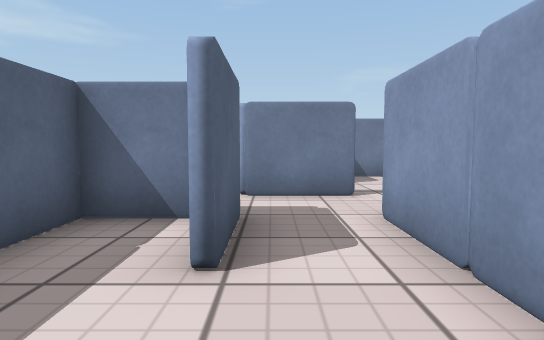
view 1 (above)

24 first-person views from a walk through a Unity game level. The camera is 0.46 m above the floor, tilts 4° down and sees 75° across. The floor is counted in squares, 0.5 m on a side. Each view is taken from the middle of a square. On the plan, view 1 faces up. The plan holds only what a view shows up to about 12 squares ahead; the rest is blank. The player character is not drawn. Surface patterns are stand-ins for the level's own textures.

view 2
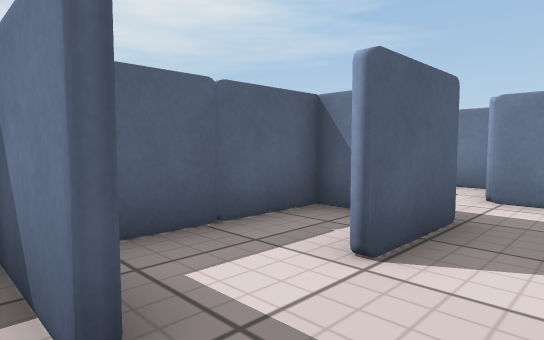

view 3
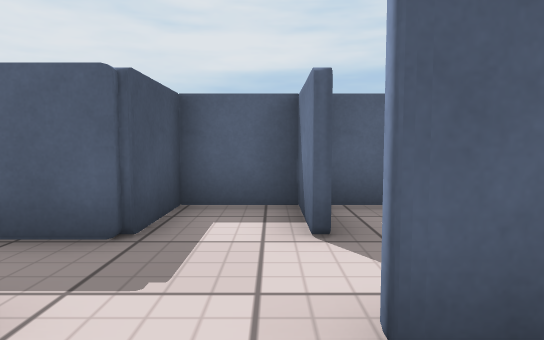

view 4
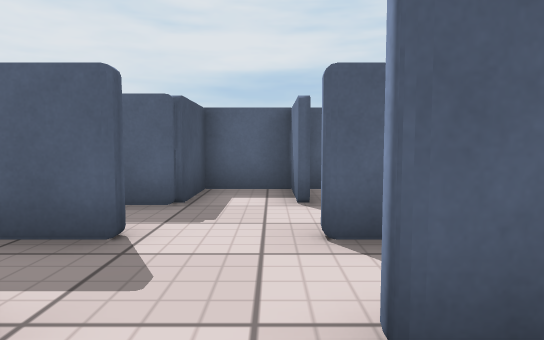

view 5
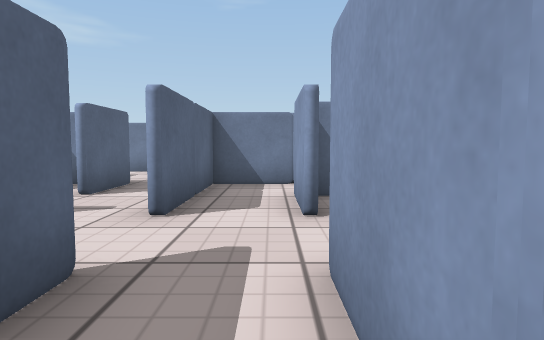

view 6
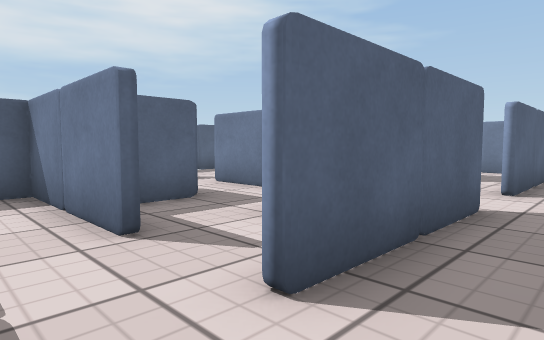

view 7
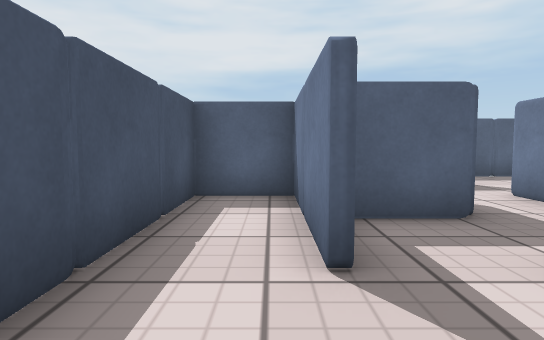

view 8
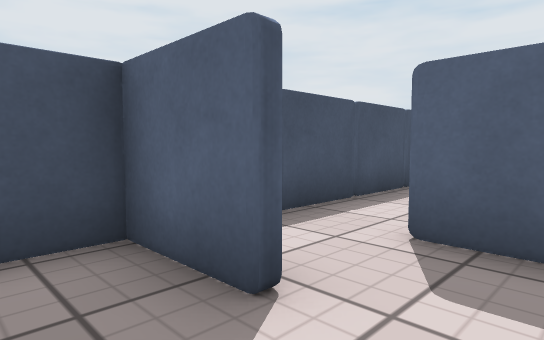

view 9
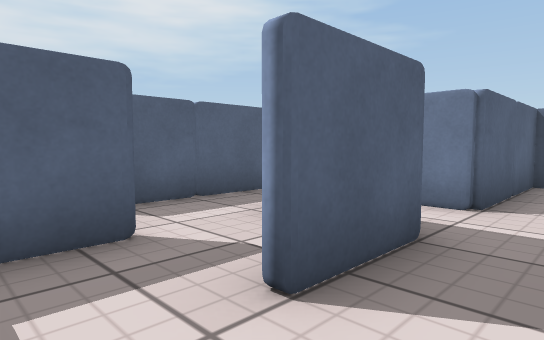

view 10
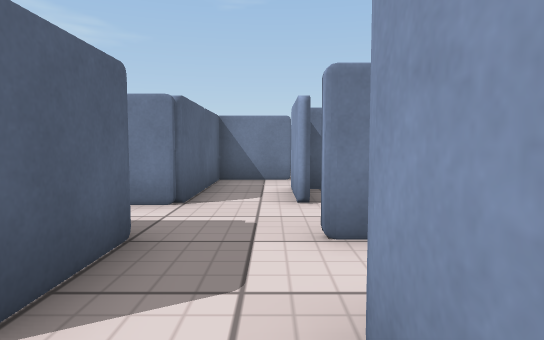

view 11
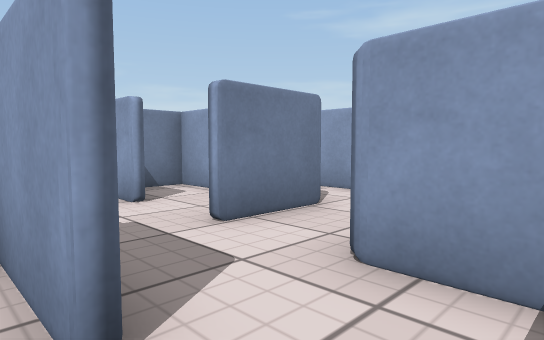

view 12
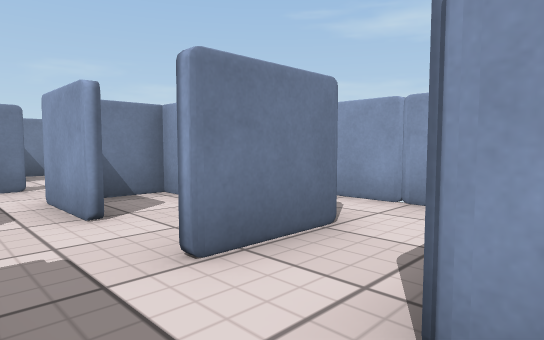

view 13
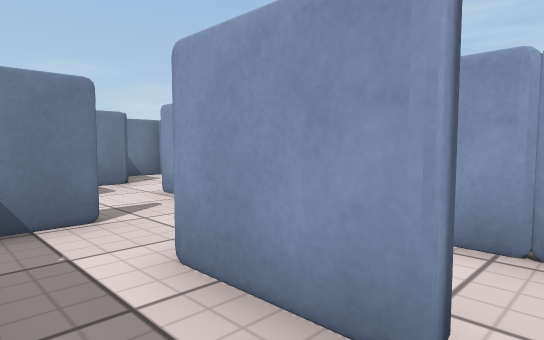

view 14
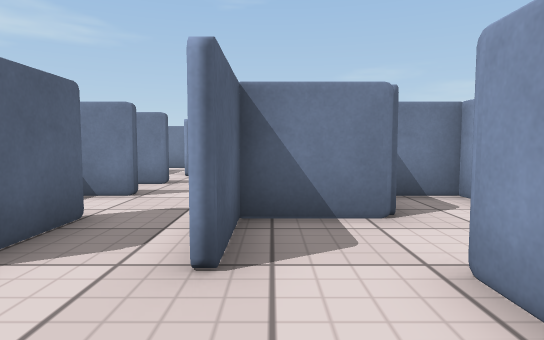

view 15
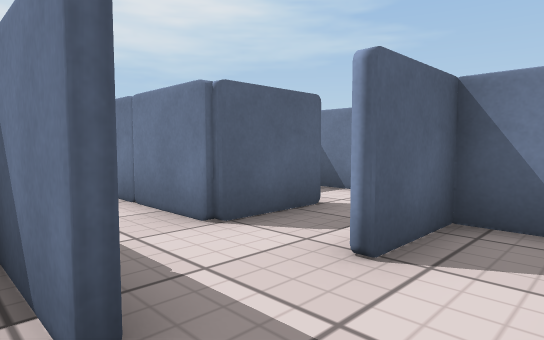

view 16
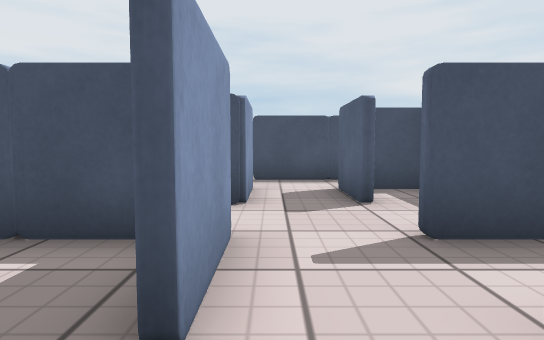

view 17
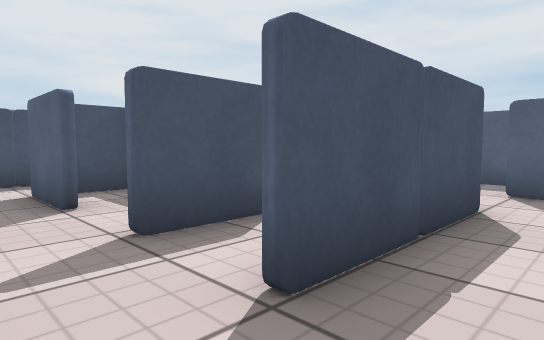

view 18
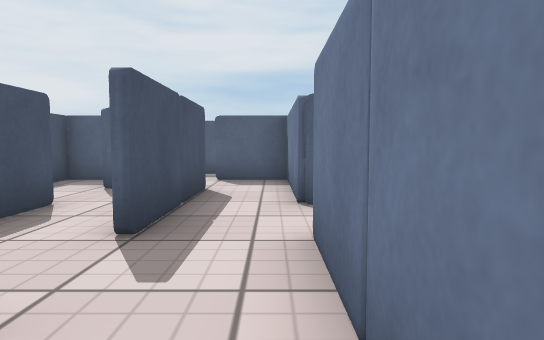

view 19
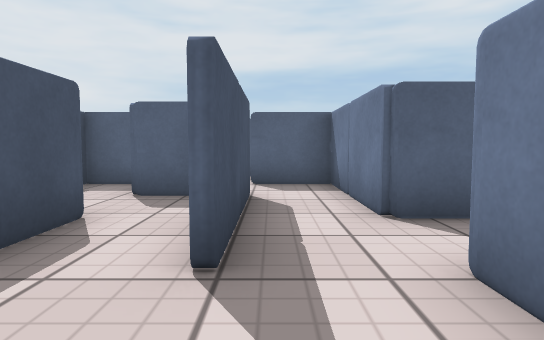

view 20
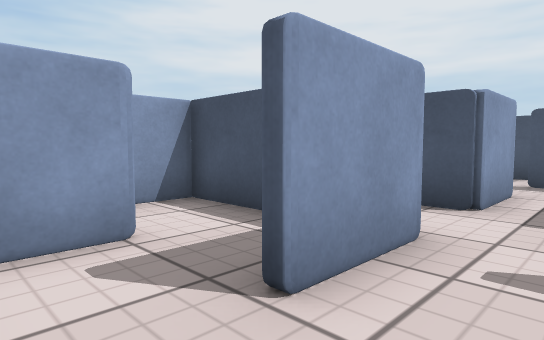

view 21
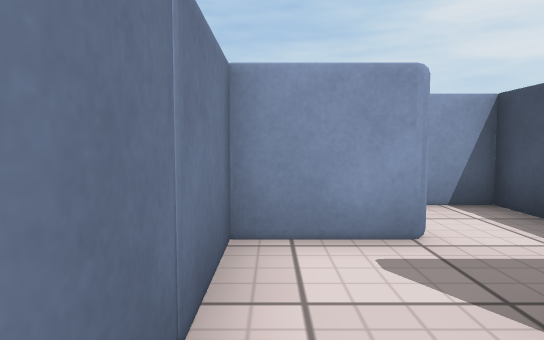

view 22
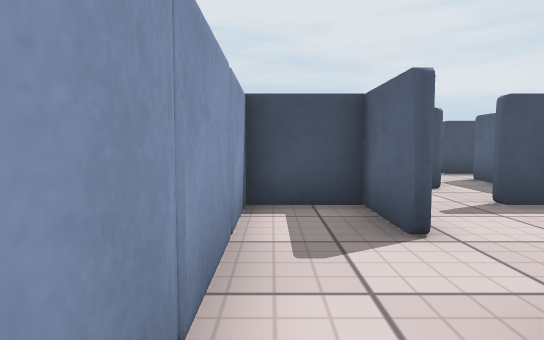

view 23
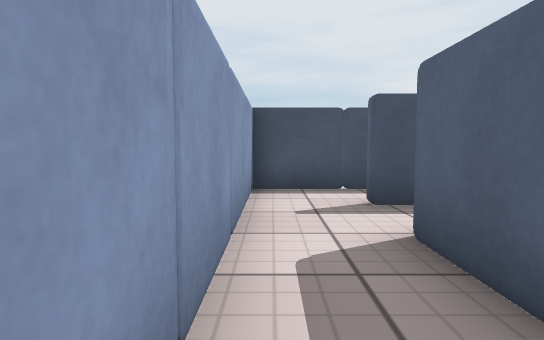

view 24
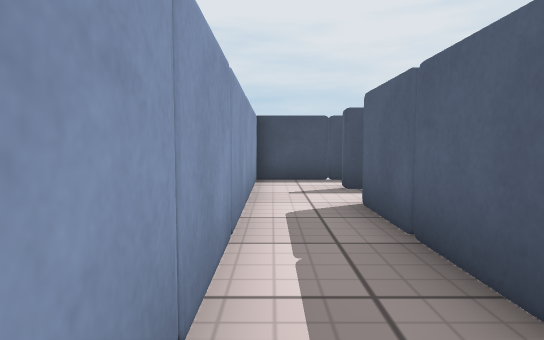

### Floor plan
Points are (right, up) in squares from view 1. A wall is a line through its corners. A room is listed if a view was taken in it or the views show most of it. See-through windows are left out.
Room 1 (views 1, 2)
walls: (1.4, 1.8) (1.4, 4.5); (-0.5, 0.4) (-2.4, 0.4) (-2.4, -1.4) (-0.4, -1.4) (-0.4, -2.8); (-0.4, 4.5) (-0.4, 2.5); (-1, 4.4) (-2.4, 4.4) (-2.4, 0.8)
ways out: opening at (2, -0.5) to room 2; opening at (1, 6)
Room 2 (view 3)
walls: (3.4, 0.5) (3.4, 2.5); (1.6, -1.5) (1.6, -3.5); (3.4, -3.5) (3.4, -1.5); (3.6, 4.4) (1.6, 4.4) (1.6, 0.5)
ways out: opening at (2, -0.5) to room 1; opening at (4, 0) to room 3; opening at (3, -2.5) to room 4; opening at (4, 4) to room 8
Room 3 (view 4)
walls: (3.6, 1.1) (3.6, 0.5)
ways out: opening at (4, 0) to room 2
Room 4 (views 5, 6, 7)
walls: (1.6, -3.5) (1.6, -5.5)
ways out: opening at (3, -2.5) to room 2; opening at (4, -4.5) to room 5; opening at (2, -6.5) to room 12
Room 5 (views 8, 11)
walls: (5.4, -5.5) (5.4, -3.8); (3.6, -5.5) (3.6, -7.4)
ways out: opening at (4, -4.5) to room 4; opening at (6, -6.5) to room 6
Room 6 (views 9, 10, 12)
walls: (7.4, -6.8) (7.4, -5.4)
ways out: opening at (6, -6.5) to room 5; opening at (7, -5) to room 15
Room 7 (view 13)
walls: (7.4, -1.5) (7.4, 0.6); (5.6, 1.4) (5.6, -1.6) (4.8, -1.6); (4.4, -3.4) (5.6, -3.4)
ways out: opening at (7, 2) to room 8; opening at (8, -2) to room 14; opening at (7, -3) to room 15
Room 8 (views 14, 15)
walls: (7.4, 4.5) (7.4, 6.6); (7.5, 2.4) (5.6, 2.4) (5.6, 1.4); (5.1, 2.6) (7.5, 2.6); (9.4, 3.8) (9.4, 4.5); (5.6, 6.5) (5.6, 4.4) (3.6, 4.4); (7.4, 0.6) (8.2, 0.6); (9.6, 6.4) (7.6, 6.4) (7.6, 4.5)
ways out: opening at (4, 4) to room 2; opening at (7, 2) to room 7; opening at (10, 5.5) to room 10; opening at (7, 5.5) to room 13
Room 9 (views 16, 17, 18, 19, 20, 21)
walls: (5.5, 10.4) (3.6, 10.4); (7.4, 9.5) (7.4, 10.5); (3.6, 12.4) (-0.4, 12.4) (-0.4, 10.5); (8.2, 8.6) (9.6, 8.6); (9.4, 10.5) (9.4, 12.4) (5.4, 12.4); (3.5, 8.6) (5.5, 8.6); (1.5, 10.6) (5.5, 10.6)
ways out: opening at (6.5, 9) to room 13; opening at (1, 11); opening at (4.5, 10); opening at (5, 13.5); opening at (10, 10)
Room 10 (view 22)
walls: (9.6, 4.5) (9.6, 2.6) (11.4, 2.6) (11.4, 9.6); (11.5, 8.4) (10.2, 8.4)
ways out: opening at (10, 5.5) to room 8
Room 11 (views 23, 24)
walls: (8.8, -5.4) (9.5, -5.4); (9, -7.4) (11.4, -7.4) (11.4, 1.5); (9.6, 0.2) (9.6, -3.6) (7.5, -3.6)
ways out: opening at (8.5, -4) to room 15
Room 12 (no view inside)
walls: (-0.5, -5.5) (-4.4, -5.5) (-4.4, -7.4) (1.5, -7.4); (-2.4, -3.4) (-2.4, -5)
ways out: opening at (2, -6.5) to room 4; opening at (-1, -3)
Room 13 (no view inside)
walls: (5.5, 8.4) (4.1, 8.4); (7.4, 8.5) (7.4, 9.5); (7.4, 6.6) (8.2, 6.6); (3.9, 4.6) (4.9, 4.6)
ways out: opening at (7, 5.5) to room 8; opening at (6.5, 9) to room 9
Room 14 (no view inside)
walls: (9.4, -1.6) (9.4, 0.4) (7.8, 0.4)
ways out: opening at (8, -2) to room 7
Room 15 (no view inside)
walls: (5.6, -3.4) (5.6, -5.5)
ways out: opening at (7, -5) to room 6; opening at (7, -3) to room 7; opening at (8.5, -4) to room 11

Positions as (right, up) in squares from view 1, and headings:
1: (0, 0), facing up
2: (1, 0), facing up-left
3: (3, 0), facing left
4: (5, 0), facing left
5: (3, -4), facing up
6: (3, -7), facing up-left
7: (2, -6), facing left
8: (5, -4), facing down-left
9: (7, -7), facing up-left
10: (7, -7), facing up
11: (5, -7), facing up-right
12: (6, -6), facing up-right
13: (6, -2), facing up-right
14: (8, 2), facing up
15: (9, 2), facing up-left
16: (7, 12), facing down
17: (7, 12), facing down-left
18: (9, 12), facing left
19: (8, 11), facing left
20: (6, 12), facing down-right
21: (6, 12), facing right
22: (11, 8), facing down
23: (11, 0), facing down
24: (11, 2), facing down
